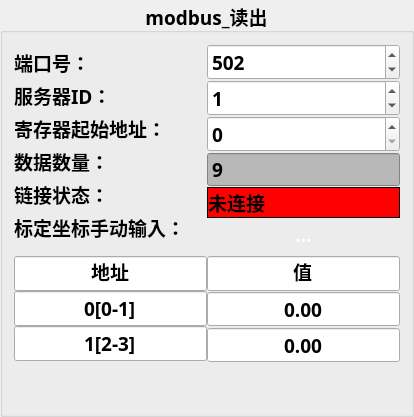
            <widget class="QGroupBox" name="groupBox_8">
             <property name="font">
              <font>
               <family>华文楷体</family>
               <pointsize>14</pointsize>
               <weight>75</weight>
               <bold>true</bold>
              </font>
             </property>
             <property name="title">
              <string>modbus_读出</string>
             </property>
             <property name="alignment">
              <set>Qt::AlignCenter</set>
             </property>
             <layout class="QVBoxLayout" name="verticalLayout_40" stretch="2,1,0">
              <item>
               <layout class="QHBoxLayout" name="horizontalLayout_25">
                <property name="spacing">
                 <number>0</number>
                </property>
                <item>
                 <layout class="QVBoxLayout" name="verticalLayout_41" stretch="1,1,1,1,1,1">
                  <item>
                   <widget class="QLabel" name="label_5">
                    <property name="sizePolicy">
                     <sizepolicy hsizetype="Preferred" vsizetype="Fixed">
                      <horstretch>0</horstretch>
                      <verstretch>0</verstretch>
                     </sizepolicy>
                    </property>
                    <property name="minimumSize">
                     <size>
                      <width>0</width>
                      <height>25</height>
                     </size>
                    </property>
                    <property name="font">
                     <font>
                      <family>华文楷体</family>
                      <pointsize>14</pointsize>
                     </font>
                    </property>
                    <property name="text">
                     <string>端口号：</string>
                    </property>
                   </widget>
                  </item>
                  <item>
                   <widget class="QLabel" name="label_55">
                    <property name="sizePolicy">
                     <sizepolicy hsizetype="Preferred" vsizetype="Fixed">
                      <horstretch>0</horstretch>
                      <verstretch>0</verstretch>
                     </sizepolicy>
                    </property>
                    <property name="minimumSize">
                     <size>
                      <width>0</width>
                      <height>25</height>
                     </size>
                    </property>
                    <property name="font">
                     <font>
                      <family>华文楷体</family>
                      <pointsize>14</pointsize>
                     </font>
                    </property>
                    <property name="text">
                     <string>服务器ID：</string>
                    </property>
                   </widget>
                  </item>
                  <item>
                   <widget class="QLabel" name="label_57">
                    <property name="sizePolicy">
                     <sizepolicy hsizetype="Preferred" vsizetype="Fixed">
                      <horstretch>0</horstretch>
                      <verstretch>0</verstretch>
                     </sizepolicy>
                    </property>
                    <property name="minimumSize">
                     <size>
                      <width>0</width>
                      <height>25</height>
                     </size>
                    </property>
                    <property name="font">
                     <font>
                      <family>华文楷体</family>
                      <pointsize>14</pointsize>
                     </font>
                    </property>
                    <property name="text">
                     <string>寄存器起始地址：</string>
                    </property>
                   </widget>
                  </item>
                  <item>
                   <widget class="QLabel" name="label_58">
                    <property name="sizePolicy">
                     <sizepolicy hsizetype="Preferred" vsizetype="Fixed">
                      <horstretch>0</horstretch>
                      <verstretch>0</verstretch>
                     </sizepolicy>
                    </property>
                    <property name="minimumSize">
                     <size>
                      <width>0</width>
                      <height>25</height>
                     </size>
                    </property>
                    <property name="font">
                     <font>
                      <family>华文楷体</family>
                      <pointsize>14</pointsize>
                     </font>
                    </property>
                    <property name="text">
                     <string>数据数量：</string>
                    </property>
                   </widget>
                  </item>
                  <item>
                   <widget class="QLabel" name="label_59">
                    <property name="sizePolicy">
                     <sizepolicy hsizetype="Preferred" vsizetype="Fixed">
                      <horstretch>0</horstretch>
                      <verstretch>0</verstretch>
                     </sizepolicy>
                    </property>
                    <property name="minimumSize">
                     <size>
                      <width>0</width>
                      <height>25</height>
                     </size>
                    </property>
                    <property name="font">
                     <font>
                      <family>华文楷体</family>
                      <pointsize>14</pointsize>
                     </font>
                    </property>
                    <property name="text">
                     <string>链接状态：</string>
                    </property>
                   </widget>
                  </item>
                  <item>
                   <widget class="QLabel" name="label_139">
                    <property name="sizePolicy">
                     <sizepolicy hsizetype="Preferred" vsizetype="Fixed">
                      <horstretch>0</horstretch>
                      <verstretch>0</verstretch>
                     </sizepolicy>
                    </property>
                    <property name="minimumSize">
                     <size>
                      <width>0</width>
                      <height>25</height>
                     </size>
                    </property>
                    <property name="font">
                     <font>
                      <family>华文楷体</family>
                      <pointsize>14</pointsize>
                     </font>
                    </property>
                    <property name="text">
                     <string>标定坐标手动输入：</string>
                    </property>
                   </widget>
                  </item>
                 </layout>
                </item>
                <item>
                 <layout class="QVBoxLayout" name="verticalLayout_66" stretch="1,1,1,1,1,1">
                  <item>
                   <widget class="QSpinBox" name="modbusPort_R">
                    <property name="sizePolicy">
                     <sizepolicy hsizetype="Preferred" vsizetype="Fixed">
                      <horstretch>0</horstretch>
                      <verstretch>0</verstretch>
                     </sizepolicy>
                    </property>
                    <property name="minimumSize">
                     <size>
                      <width>150</width>
                      <height>25</height>
                     </size>
                    </property>
                    <property name="font">
                     <font>
                      <family>华文楷体</family>
                      <pointsize>14</pointsize>
                     </font>
                    </property>
                    <property name="maximum">
                     <number>1000</number>
                    </property>
                    <property name="value">
                     <number>502</number>
                    </property>
                   </widget>
                  </item>
                  <item>
                   <widget class="QSpinBox" name="modbusSeverID_R">
                    <property name="sizePolicy">
                     <sizepolicy hsizetype="Preferred" vsizetype="Fixed">
                      <horstretch>0</horstretch>
                      <verstretch>0</verstretch>
                     </sizepolicy>
                    </property>
                    <property name="minimumSize">
                     <size>
                      <width>150</width>
                      <height>25</height>
                     </size>
                    </property>
                    <property name="font">
                     <font>
                      <family>华文楷体</family>
                      <pointsize>14</pointsize>
                     </font>
                    </property>
                    <property name="maximum">
                     <number>10000</number>
                    </property>
                    <property name="value">
                     <number>1</number>
                    </property>
                   </widget>
                  </item>
                  <item>
                   <widget class="QSpinBox" name="modbusStartRegister_R">
                    <property name="sizePolicy">
                     <sizepolicy hsizetype="Preferred" vsizetype="Fixed">
                      <horstretch>0</horstretch>
                      <verstretch>0</verstretch>
                     </sizepolicy>
                    </property>
                    <property name="minimumSize">
                     <size>
                      <width>150</width>
                      <height>25</height>
                     </size>
                    </property>
                    <property name="font">
                     <font>
                      <family>华文楷体</family>
                      <pointsize>14</pointsize>
                     </font>
                    </property>
                   </widget>
                  </item>
                  <item>
                   <widget class="QSpinBox" name="modbusNumData_R">
                    <property name="sizePolicy">
                     <sizepolicy hsizetype="Preferred" vsizetype="Fixed">
                      <horstretch>0</horstretch>
                      <verstretch>0</verstretch>
                     </sizepolicy>
                    </property>
                    <property name="minimumSize">
                     <size>
                      <width>150</width>
                      <height>0</height>
                     </size>
                    </property>
                    <property name="font">
                     <font>
                      <family>华文楷体</family>
                      <pointsize>14</pointsize>
                      <weight>75</weight>
                      <italic>false</italic>
                      <bold>true</bold>
                     </font>
                    </property>
                    <property name="styleSheet">
                     <string notr="true">background-color: rgb(184, 184, 184);</string>
                    </property>
                    <property name="alignment">
                     <set>Qt::AlignLeading|Qt::AlignLeft|Qt::AlignVCenter</set>
                    </property>
                    <property name="readOnly">
                     <bool>true</bool>
                    </property>
                    <property name="buttonSymbols">
                     <enum>QAbstractSpinBox::NoButtons</enum>
                    </property>
                    <property name="accelerated">
                     <bool>false</bool>
                    </property>
                    <property name="minimum">
                     <number>0</number>
                    </property>
                    <property name="maximum">
                     <number>9</number>
                    </property>
                    <property name="singleStep">
                     <number>9</number>
                    </property>
                    <property name="value">
                     <number>9</number>
                    </property>
                   </widget>
                  </item>
                  <item>
                   <widget class="QLabel" name="modbusStatus_R">
                    <property name="sizePolicy">
                     <sizepolicy hsizetype="Preferred" vsizetype="Fixed">
                      <horstretch>0</horstretch>
                      <verstretch>0</verstretch>
                     </sizepolicy>
                    </property>
                    <property name="minimumSize">
                     <size>
                      <width>150</width>
                      <height>25</height>
                     </size>
                    </property>
                    <property name="font">
                     <font>
                      <family>华文楷体</family>
                      <pointsize>14</pointsize>
                      <weight>75</weight>
                      <bold>true</bold>
                     </font>
                    </property>
                    <property name="styleSheet">
                     <string notr="true">background-color: rgb(255, 0, 0);</string>
                    </property>
                    <property name="frameShape">
                     <enum>QFrame::Box</enum>
                    </property>
                    <property name="text">
                     <string>未连接</string>
                    </property>
                    <property name="indent">
                     <number>0</number>
                    </property>
                    <property name="openExternalLinks">
                     <bool>false</bool>
                    </property>
                   </widget>
                  </item>
                  <item>
                   <widget class="QToolButton" name="btn_modbusclose_R">
                    <property name="enabled">
                     <bool>true</bool>
                    </property>
                    <property name="sizePolicy">
                     <sizepolicy hsizetype="Preferred" vsizetype="Fixed">
                      <horstretch>0</horstretch>
                      <verstretch>0</verstretch>
                     </sizepolicy>
                    </property>
                    <property name="minimumSize">
                     <size>
                      <width>150</width>
                      <height>25</height>
                     </size>
                    </property>
                    <property name="font">
                     <font>
                      <family>华文楷体</family>
                     </font>
                    </property>
                    <property name="tabletTracking">
                     <bool>false</bool>
                    </property>
                    <property name="styleSheet">
                     <string notr="true">QToolButton{ 
color:rgb(255, 255, 255); 
border-style:solid; 
background: qlineargradient(x1: 0, y1: 0, x2: 0, y2: 1, stop:0 rgb(226,236,241), 
stop: 0.3 rgb(160,160,160), 
stop: 1 rgb(140,140,140)); 
border:1px; 
background:transparent;
padding:1px 1px;
} </string>
                    </property>
                    <property name="text">
                     <string>...</string>
                    </property>
                    <property name="icon">
                     <iconset resource="resource.qrc">
                      <normaloff>:/icon/img/icon/close.png</normaloff>
                      <normalon>:/icon/img/icon/open1.png</normalon>:/icon/img/icon/close.png</iconset>
                    </property>
                    <property name="iconSize">
                     <size>
                      <width>100</width>
                      <height>25</height>
                     </size>
                    </property>
                    <property name="checkable">
                     <bool>true</bool>
                    </property>
                    <property name="checked">
                     <bool>false</bool>
                    </property>
                    <property name="autoRaise">
                     <bool>false</bool>
                    </property>
                   </widget>
                  </item>
                 </layout>
                </item>
               </layout>
              </item>
              <item>
               <layout class="QHBoxLayout" name="horizontalLayout_26">
                <property name="spacing">
                 <number>0</number>
                </property>
                <item>
                 <layout class="QVBoxLayout" name="verticalLayout_42">
                  <item>
                   <widget class="QLineEdit" name="lineEdit_9">
                    <property name="font">
                     <font>
                      <pointsize>14</pointsize>
                     </font>
                    </property>
                    <property name="text">
                     <string>地址</string>
                    </property>
                    <property name="alignment">
                     <set>Qt::AlignCenter</set>
                    </property>
                   </widget>
                  </item>
                  <item>
                   <widget class="QLineEdit" name="lineEdit_24">
                    <property name="font">
                     <font>
                      <family>华文楷体</family>
                      <pointsize>14</pointsize>
                     </font>
                    </property>
                    <property name="text">
                     <string>0[0-1]</string>
                    </property>
                    <property name="alignment">
                     <set>Qt::AlignCenter</set>
                    </property>
                   </widget>
                  </item>
                  <item>
                   <widget class="QLineEdit" name="lineEdit_25">
                    <property name="font">
                     <font>
                      <family>华文楷体</family>
                      <pointsize>14</pointsize>
                     </font>
                    </property>
                    <property name="text">
                     <string>1[2-3]</string>
                    </property>
                    <property name="alignment">
                     <set>Qt::AlignCenter</set>
                    </property>
                   </widget>
                  </item>
                 </layout>
                </item>
                <item>
                 <layout class="QVBoxLayout" name="verticalLayout_43">
                  <item>
                   <widget class="QLineEdit" name="lineEdit_12">
                    <property name="font">
                     <font>
                      <pointsize>14</pointsize>
                     </font>
                    </property>
                    <property name="text">
                     <string>值</string>
                    </property>
                    <property name="alignment">
                     <set>Qt::AlignCenter</set>
                    </property>
                   </widget>
                  </item>
                  <item>
                   <widget class="QDoubleSpinBox" name="modbusReadData0">
                    <property name="font">
                     <font>
                      <family>华文楷体</family>
                      <pointsize>14</pointsize>
                     </font>
                    </property>
                    <property name="alignment">
                     <set>Qt::AlignCenter</set>
                    </property>
                    <property name="readOnly">
                     <bool>true</bool>
                    </property>
                    <property name="buttonSymbols">
                     <enum>QAbstractSpinBox::NoButtons</enum>
                    </property>
                    <property name="maximum">
                     <double>999999999.000000000000000</double>
                    </property>
                   </widget>
                  </item>
                  <item>
                   <widget class="QDoubleSpinBox" name="modbusReadData1">
                    <property name="font">
                     <font>
                      <family>华文楷体</family>
                      <pointsize>14</pointsize>
                     </font>
                    </property>
                    <property name="alignment">
                     <set>Qt::AlignCenter</set>
                    </property>
                    <property name="readOnly">
                     <bool>false</bool>
                    </property>
                    <property name="buttonSymbols">
                     <enum>QAbstractSpinBox::NoButtons</enum>
                    </property>
                    <property name="maximum">
                     <double>100000000.000000000000000</double>
                    </property>
                   </widget>
                  </item>
                 </layout>
                </item>
               </layout>
              </item>
              <item>
               <spacer name="verticalSpacer_8">
                <property name="orientation">
                 <enum>Qt::Vertical</enum>
                </property>
                <property name="sizeHint" stdset="0">
                 <size>
                  <width>20</width>
                  <height>40</height>
                 </size>
                </property>
               </spacer>
              </item>
             </layout>
            </widget>
